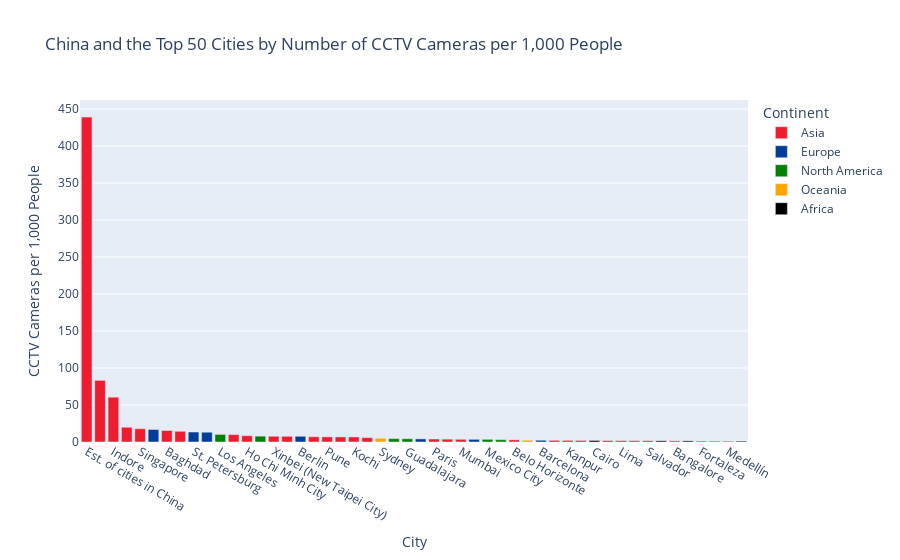

Source (notebook cell):
### Markdown cell above
## The Global Density of CCTV

Closed-Circuit Television emerged globally, with the density of cameras in public space varying across different countries. The bar graph illustrating the global density of CCTV cameras per 1,000 people reveals China as an extreme outlier. With over 200 million surveillance cameras in use, China's density far surpasses that of other nations, highlighting the potential scale and impact of extensive surveillance systems.

### Code cell
import numpy as np
import pandas as pd
pd.options.mode.chained_assignment = None  
import plotly.graph_objs as go
import plotly.express as px
from plotly.offline import init_notebook_mode
init_notebook_mode(connected=True)

from dash import Dash, dcc, html
import dash
from dash import dcc, html
from dash.dependencies import Input, Output

cctv = pd.read_csv("datasets/cctv.csv")

df = cctv

asia = {'Singapore', 'Myanmar', 'Yemen', 'Thailand', 'Philippines', 'Indonesia', 'Israel', 'Iraq', 'Pakistan', 'South Korea', 'India', 'Vietnam', 'Malaysia', 'Saudi Arabia', 'Japan', 'China', 'Taiwan', 'Afghanistan', 'Hong Kong', 'Turkey', 'Bangladesh', 'Iran'}
europe = {'Spain', 'Russia', 'Italy', 'Germany', 'United Kingdom'}
north_america = {'Mexico', 'United States', 'Dominican Republic', 'Canada'}
south_america = {'Mexico', 'United States', 'Dominican Republic', 'Canada'}
africa = {'Kenya', 'Egypt', 'Ethiopia', 'Nigeria', 'Madagascar', 'Burkina Faso', 'South Africa', 'Cameroon', 'Morocco', 'Uganda', 'Sudan', 'Tanzania', 'Angola', 'Senegal'}
oceania = {'Australia'}

# Map each country to its continent
def get_continent(country):
    if country in asia:
        return 'Asia'
    elif country in europe:
        return 'Europe'
    elif country in north_america:
        return 'North America'
    elif country in south_america:
        return 'South America'
    elif country in africa:
        return 'Africa'
    elif country in oceania:
        return 'Oceania'
    else:
        return 'Asia'

df['Continent'] = df['Country'].apply(get_continent)

# Exclude cities in China
df_non_china = df[df['Country'] != 'China']

# Calculate the mean value for cities in China
china_mean = df[df['Country'] == 'China']['# of CCTV Cameras per 1,000 People'].mean()

# Create a new DataFrame for the mean value
mean_china_df = pd.DataFrame({
    'City': ['Est. of cities in China'],
    '# of CCTV Cameras per 1,000 People': [china_mean],
    'Continent': ['Asia'],
    'Country': ['China']
})

# Concatenate the two DataFrames
final_df = pd.concat([df_non_china, mean_china_df], ignore_index=True)

# Sort the DataFrame by the number of CCTV cameras per 1,000 people
final_df = final_df.sort_values(by='# of CCTV Cameras per 1,000 People', ascending=False)

# Select the top 50 values
top_50_df = final_df.head(50)

# COLORS
# Define custom colors for each continent
color_map = {
    'Asia': 'rgb(238, 28, 47)',
    'Europe': 'rgb(0, 61, 153)',
    'North America': 'green',
    'South America': 'yellow',
    'Africa': 'black',
    'Oceania': 'orange',
    'Other': 'grey'
}

# Create the bar graph
fig = px.bar(top_50_df, x='City', y='# of CCTV Cameras per 1,000 People', color='Continent',
             title='China and the Top 50 Cities by Number of CCTV Cameras per 1,000 People',
             hover_data={'Country': True}, color_discrete_map=color_map,
             labels={'# of CCTV Cameras per 1,000 People': 'CCTV Cameras per 1,000 People'})

# Customize hover label formatting
fig.update_traces(
    hovertemplate='City: %{x}<br>Country: %{customdata[0]}<br># of CCTV Cameras per 1000 people: %{y}'
)


fig.update_layout(
    height = 500,
    xaxis={'categoryorder':'total descending'}
)

fig.show()

### Figure 1 — Plotly figure (JSON) as saved in the notebook; plotly's stock layout.template omitted (floating-point values rounded to 4 significant figures)
{"data": [{"alignmentgroup": "True", "customdata": [["China"], ["India"], ["India"], ["India"], ["Singapore "], ["Iraq"], ["South Korea"], ["South Korea"], ["Vietnam"], ["Taiwan"], ["India"], ["Hong Kong"], ["India"], ["Turkey"], ["India"], ["Thailand"], ["France "], ["Colombia"], ["India"], ["Brazil"], ["India"], ["India"], ["Turkey"], ["Brazil"], ["Peru"], ["Vietnam"], ["Brazil"], ["India"], ["Brazil"], ["Brazil"], ["Colombia"]], "hovertemplate": "City: %{x}<br>Country: %{customdata[0]}<br># of CCTV Cameras per 1000 people: %{y}", "legendgroup": "Asia", "marker": {"color": "rgb(238, 28, 47)", "pattern": {"shape": ""}}, "name": "Asia", "offsetgroup": "Asia", "orientation": "v", "showlegend": true, "textposition": "auto", "type": "bar", "x": ["Est. of cities in China", "Hyderabad", "Indore", "Delhi", "Singapore", "Baghdad", "Seoul", "Busan", "Ho Chi Minh City", "Xinbei (New Taipei City)", "Chennai", "Hong Kong", "Pune", "Istanbul", "Kochi", "Bangkok", "Paris", "Bogotá", "Mumbai", "Belo Horizonte", "Lucknow", "Kanpur", "Ankara", "Rio de Janeiro", "Lima", "Hanoi", "Salvador", "Bangalore", "Fortaleza", "Porto Alegre", "Medellín"], "xaxis": "x", "y": [439.1, 83.32, 60.57, 19.96, 17.94, 15.56, 14.47, 10.03, 8.52, 7.77, 7.73, 7.09, 6.92, 6.88, 6.82, 5.89, 4.04, 3.85, 3.65, 2.91, 2.3, 2.24, 2.12, 2.01, 1.89, 1.84, 1.78, 1.58, 1.27, 1.22, 1.19], "yaxis": "y"}, {"alignmentgroup": "True", "customdata": [["Russia"], ["Russia"], ["United Kingdom"], ["Germany"], ["Spain"], ["Italy"], ["Spain"]], "hovertemplate": "City: %{x}<br>Country: %{customdata[0]}<br># of CCTV Cameras per 1000 people: %{y}", "legendgroup": "Europe", "marker": {"color": "rgb(0, 61, 153)", "pattern": {"shape": ""}}, "name": "Europe", "offsetgroup": "Europe", "orientation": "v", "showlegend": true, "textposition": "auto", "type": "bar", "x": ["Moscow", "St. Petersburg", "London", "Berlin", "Madrid", "Rome", "Barcelona"], "xaxis": "x", "y": [16.88, 13.49, 13.21, 7.72, 4.19, 3.59, 2.41], "yaxis": "y"}, {"alignmentgroup": "True", "customdata": [["United States"], ["United States"], ["Mexico"], ["Mexico"], ["Mexico"], ["Canada"]], "hovertemplate": "City: %{x}<br>Country: %{customdata[0]}<br># of CCTV Cameras per 1000 people: %{y}", "legendgroup": "North America", "marker": {"color": "green", "pattern": {"shape": ""}}, "name": "North America", "offsetgroup": "North America", "orientation": "v", "showlegend": true, "textposition": "auto", "type": "bar", "x": ["Los Angeles", "New York", "Puebla", "Guadalajara", "Mexico City", "Toronto"], "xaxis": "x", "y": [10.27, 7.88, 4.53, 4.4, 3.59, 3.13], "yaxis": "y"}, {"alignmentgroup": "True", "customdata": [["Australia"], ["Australia"]], "hovertemplate": "City: %{x}<br>Country: %{customdata[0]}<br># of CCTV Cameras per 1000 people: %{y}", "legendgroup": "Oceania", "marker": {"color": "orange", "pattern": {"shape": ""}}, "name": "Oceania", "offsetgroup": "Oceania", "orientation": "v", "showlegend": true, "textposition": "auto", "type": "bar", "x": ["Sydney", "Melbourne"], "xaxis": "x", "y": [5.06, 2.45], "yaxis": "y"}, {"alignmentgroup": "True", "customdata": [["Egypt"], ["South Africa"], ["South Africa"], ["Nigeria"]], "hovertemplate": "City: %{x}<br>Country: %{customdata[0]}<br># of CCTV Cameras per 1000 people: %{y}", "legendgroup": "Africa", "marker": {"color": "black", "pattern": {"shape": ""}}, "name": "Africa", "offsetgroup": "Africa", "orientation": "v", "showlegend": true, "textposition": "auto", "type": "bar", "x": ["Cairo", "Cape Town", "Johannesburg", "Kano"], "xaxis": "x", "y": [2.1, 1.61, 1.52, 1.15], "yaxis": "y"}], "layout": {"autosize": true, "barmode": "relative", "legend": {"title": {"text": "Continent"}, "tracegroupgap": 0}, "title": {"text": "China and the Top 50 Cities by Number of CCTV Cameras per 1,000 People"}, "xaxis": {"anchor": "y", "autorange": true, "categoryorder": "total descending", "domain": [0, 1], "range": [-0.5, 49.5], "title": {"text": "City"}, "type": "category"}, "yaxis": {"anchor": "x", "autorange": true, "domain": [0, 1], "range": [0, 462.2], "title": {"text": "CCTV Cameras per 1,000 People"}, "type": "linear"}}}
